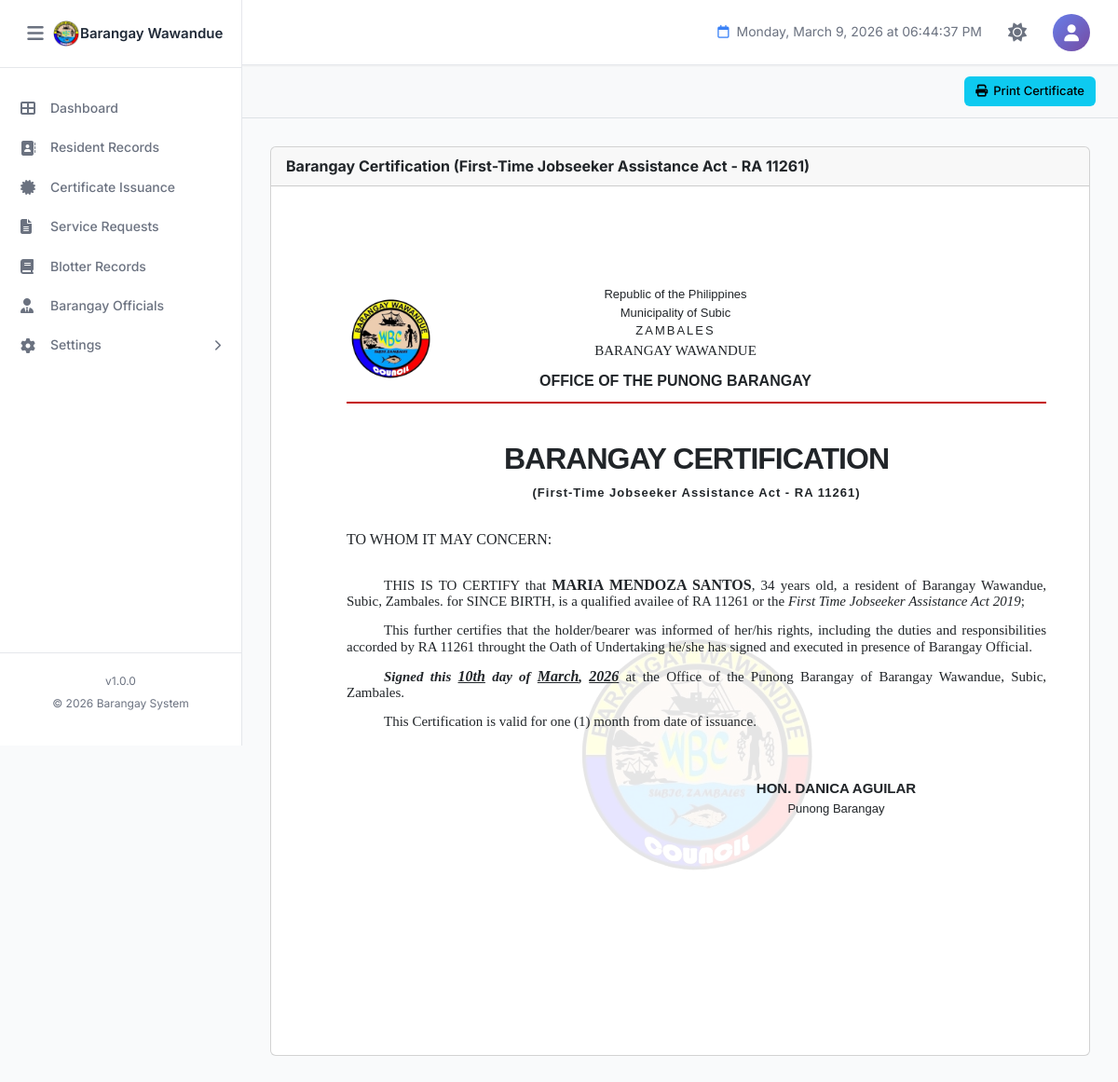
/certifications/certificate-ft-jobseeker-assistance.php?resident_id=13 (signed in), run on the app's committed database.
### tables this page shows
CREATE TABLE `barangay_info` (
  `id` int(11) NOT NULL,
  `province_name` varchar(100) NOT NULL DEFAULT 'Province Name',
  `town_name` varchar(100) NOT NULL DEFAULT 'Town/City Name',
  `barangay_name` varchar(100) NOT NULL DEFAULT 'Barangay Name',
  `contact_number` varchar(20) DEFAULT NULL,
  `dashboard_text` text DEFAULT NULL,
  `municipal_logo` varchar(255) DEFAULT NULL COMMENT 'Path to municipal/city logo',
  `barangay_logo` varchar(255) DEFAULT NULL COMMENT 'Path to barangay logo',
  `dashboard_image` varchar(255) DEFAULT NULL COMMENT 'Path to dashboard background image',
  `created_at` timestamp NOT NULL DEFAULT current_timestamp(),
  `updated_at` timestamp NOT NULL DEFAULT current_timestamp() ON UPDATE current_timestamp(),
  `updated_by` int(11) DEFAULT NULL COMMENT 'User ID who last updated',
  PRIMARY KEY (`id`),
  KEY `fk_barangay_info_user` (`updated_by`)
);

CREATE TABLE `residents` (
  `id` int(11) NOT NULL AUTO_INCREMENT,
  `resident_id` varchar(20) DEFAULT NULL COMMENT 'Auto-generated resident ID (Format: W-XXXXX)',
  `photo` varchar(255) DEFAULT NULL COMMENT 'Path to resident photo',
  `first_name` varchar(100) NOT NULL,
  `middle_name` varchar(100) DEFAULT NULL,
  `last_name` varchar(100) NOT NULL,
  `suffix` varchar(20) DEFAULT NULL COMMENT 'Jr., Sr., III, etc.',
  `sex` enum('Male','Female','Other') NOT NULL,
  `date_of_birth` date NOT NULL,
  `age` int(3) DEFAULT NULL COMMENT 'Calculated from date_of_birth',
  `place_of_birth` varchar(255) DEFAULT NULL,
  `religion` varchar(100) DEFAULT NULL,
  `ethnicity` enum('IPS','Non-IPS','') DEFAULT NULL COMMENT 'Indigenous People Status',
  `mobile_number` varchar(20) NOT NULL,
  `email` varchar(100) DEFAULT NULL,
  `current_address` text NOT NULL,
  `household_no` varchar(50) DEFAULT NULL,
  `household_contact` varchar(20) DEFAULT NULL,
  `purok` varchar(50) DEFAULT NULL,
  `civil_status` enum('Single','Married','Widowed','Separated','Divorced') NOT NULL,
  `spouse_name` varchar(255) DEFAULT NULL,
  `father_name` varchar(255) DEFAULT NULL,
  `mother_name` varchar(255) DEFAULT NULL,
  `number_of_children` int(2) DEFAULT 0,
  `household_head` varchar(255) DEFAULT NULL,
  `educational_attainment` varchar(100) DEFAULT NULL,
  `employment_status` varchar(50) DEFAULT NULL,
  `occupation` varchar(100) DEFAULT NULL,
  `monthly_income` varchar(50) DEFAULT NULL,
  `fourps_member` enum('Yes','No') DEFAULT 'No' COMMENT '4Ps Beneficiary',
  `fourps_id` varchar(50) DEFAULT NULL COMMENT '4Ps ID Number',
  `voter_status` enum('Yes','No','') DEFAULT NULL,
  `precinct_number` varchar(50) DEFAULT NULL,
  `pwd_status` enum('Yes','No') DEFAULT 'No' COMMENT 'Person with Disability',
  `senior_citizen` enum('Yes','No') DEFAULT 'No',
  `indigent` enum('Yes','No') DEFAULT 'No',
  `philhealth_id` varchar(50) DEFAULT NULL,
  `membership_type` enum('Member','Dependent','None','') DEFAULT NULL,
  `philhealth_category` varchar(100) DEFAULT NULL,
  `age_health_group` varchar(100) DEFAULT NULL,
  `medical_history` text DEFAULT NULL,
  `lmp_date` date DEFAULT NULL COMMENT 'Last Menstrual Period',
  `using_fp_method` enum('Yes','No','') DEFAULT NULL COMMENT 'Family Planning Method',
  `fp_methods_used` varchar(100) DEFAULT NULL COMMENT 'Family Planning Methods',
  `fp_status` varchar(50) DEFAULT NULL COMMENT 'Family Planning Status',
  `water_source_type` varchar(100) DEFAULT NULL,
  `toilet_facility_type` varchar(100) DEFAULT NULL,
  `remarks` text DEFAULT NULL,
  `verification_status` enum('Pending','Verified','Rejected') DEFAULT 'Pending' COMMENT 'Resident verification status',
  `verified_by` int(11) DEFAULT NULL COMMENT 'User ID who verified',
  `verified_at` datetime DEFAULT NULL COMMENT 'Verification timestamp',
  `rejection_reason` text DEFAULT NULL COMMENT 'Reason if rejected',
  `activity_status` enum('Active','Inactive','Deceased') DEFAULT 'Active' COMMENT 'Resident activity status',
  `status_changed_at` datetime DEFAULT NULL COMMENT 'When status was last changed',
  `status_changed_by` int(11) DEFAULT NULL COMMENT 'User ID who changed status',
  `status_remarks` text DEFAULT NULL COMMENT 'Remarks about status change',
  `created_at` timestamp NOT NULL DEFAULT current_timestamp(),
  `updated_at` timestamp NOT NULL DEFAULT current_timestamp() ON UPDATE current_timestamp(),
  `created_by` int(11) DEFAULT NULL COMMENT 'User ID who created the record',
  `updated_by` int(11) DEFAULT NULL COMMENT 'User ID who last updated',
  PRIMARY KEY (`id`),
  UNIQUE KEY `resident_id` (`resident_id`),
  KEY `idx_last_name` (`last_name`),
  KEY `idx_first_name` (`first_name`),
  KEY `idx_verification_status` (`verification_status`),
  KEY `idx_household_no` (`household_no`),
  KEY `idx_created_at` (`created_at`)
);

### certifications/certificate-ft-jobseeker-assistance.php (the view, shortened to what the rows shown need)
<?php
require_once '../config.php';
try {
    $pdo = new PDO(
        "mysql:host=" . DB_HOST . ";dbname=" . DB_NAME . ";charset=utf8mb4",
        DB_USER,
        DB_PASS,
        [
            PDO::ATTR_ERRMODE            => PDO::ERRMODE_EXCEPTION,
            PDO::ATTR_DEFAULT_FETCH_MODE => PDO::FETCH_ASSOC,
            PDO::ATTR_EMULATE_PREPARES   => false
        ]
    );
} catch (PDOException $e) {
    die("Database connection failed: " . $e->getMessage());
}
$resident_id = isset($_GET['resident_id']) ? intval($_GET['resident_id']) : 0;
$cert_date   = isset($_GET['date'])        ? $_GET['date']                : date('Y-m-d');
$resident = null;
try {
    $stmt = $pdo->prepare("
        SELECT id, first_name, middle_name, last_name, suffix, civil_status,
               date_of_birth,
               TIMESTAMPDIFF(YEAR, date_of_birth, CURDATE()) AS age
        FROM residents
        WHERE id = ?
        LIMIT 1
    ");
    $stmt->execute([$resident_id]);
    $row = $stmt->fetch();
    if ($row) {
        $resident = [
            'firstname'  => $row['first_name'],
            'middlename' => $row['middle_name'],
            'lastname'   => $row['last_name'],
            'suffix'     => $row['suffix'],
            'civil_status' => $row['civil_status'],
            'birthdate'  => $row['date_of_birth'],
            'age'        => $row['age'],
        ];
    }
} catch (PDOException $e) {
    error_log("Error fetching resident: " . $e->getMessage());
}
$province   = 'Province';
$town       = 'Municipality';
$brgy       = 'Barangay';
try {
    $biStmt = $pdo->query("SELECT * FROM barangay_info WHERE id = 1 LIMIT 1");
    $bi = $biStmt->fetch();
    if ($bi) {
        $province  = $bi['province_name']  ?? 'Province';
        $town      = $bi['town_name']      ?? 'Municipality';
        $brgy      = $bi['barangay_name']  ?? 'Barangay';
    }
} catch (PDOException $e) {
    error_log("Error fetching barangay info: " . $e->getMessage());
}
$residentFullName = ucwords(trim(
    $resident['firstname'] . ' ' .
    ($resident['middlename'] ? $resident['middlename'] . ' ' : '') .
    $resident['lastname'] .
    ($resident['suffix'] ? ' ' . $resident['suffix'] : '')
));
$certDateObj  = !empty($cert_date) ? new DateTime($cert_date) : new DateTime();
$yearNum      = date('Y',   $certDateObj->getTimestamp());
?>
<!DOCTYPE html>
<html lang="en">
<head>
    <link rel="stylesheet" href="../assets/bootstrap/css/bootstrap.min.css">
    <link rel="stylesheet" href="https://cdnjs.cloudflare.com/ajax/libs/font-awesome/6.4.0/css/all.min.css">
    <link rel="stylesheet" href="../assets/css/style.css">
</head>
<body>
    <?php include '../components/sidebar.php'; ?>
    <main class="main-content">
        <div class="dashboard-content">
            <div class="card">
                <div class="card-body" id="printThis">
                    <div class="cert-page">
                        <div class="cert-header">
                            <div class="header-center">
                                <p>Republic of the Philippines</p>
                                <p>Municipality of <?= ucwords($town) ?></p>
                                <p style="letter-spacing: 2px;"><?= strtoupper($province) ?></p>
                                <p class="brgy-name"><?= strtoupper($brgy) ?></p>
                                <p class="office-name">OFFICE OF THE PUNONG BARANGAY</p>
                            </div>
                        </div>
                        <div class="cert-title">
                        <h2>BARANGAY CERTIFICATION</h2>
                        </div>
                        <div class="cert-content-area">
                            <div class="cert-body">
                                <div class="cert-body-content">
                                    <p class="text-indent">
                                        THIS IS TO CERTIFY that
                                        <span class="bold"><?= strtoupper($residentFullName) ?></span>,
                                        <span><?= ucwords($resident['age']) ?></span> years old,
                                        a resident of
                                        <span><?= ucwords($brgy) ?></span>,
                                        <span><?= ucwords($town) ?></span>,
                                        <span><?= ucwords($province) ?>.</span>
                                        for SINCE BIRTH, is a qualified availee of RA 11261 or the <i>First Time Jobseeker Assistance Act 2019</i>;
                                    </p>
                                    <p class="text-indent">
                                        <i><strong>Signed this
                                        <span class="underline-val"><?= $yearNum ?></span></strong></i>
                                        at the Office of the Punong Barangay of
                                         <span><?= ucwords($brgy) ?></span>,
                                        <span><?= ucwords($town) ?></span>,
                                        <span><?= ucwords($province) ?>.</span>
                                    </p>
                                    </div>
                                </div>
                            </div>
                        </div>
                    </div>
                </div>
            </div>
    </main>
</body>
</html>

### components/sidebar.php (shortened to what the rows shown need)
<?php
$sidebar_brgy_name = 'BIS';
$sidebar_brgy_logo = 'assets/images/logo.png';
if (isset($conn)) {
    $s_stmt = $conn->prepare("SELECT barangay_name, barangay_logo FROM barangay_info WHERE id = 1 LIMIT 1");
    if ($s_stmt) {
        $s_stmt->execute();
        $s_result = $s_stmt->get_result();
        if ($s_result->num_rows > 0) {
            $s_row = $s_result->fetch_assoc();
            if (!empty($s_row['barangay_name'])) $sidebar_brgy_name = $s_row['barangay_name'];
            if (!empty($s_row['barangay_logo']))  $sidebar_brgy_logo = $s_row['barangay_logo'];
        }
    }
}
if (!file_exists($sidebar_brgy_logo) && file_exists('../' . $sidebar_brgy_logo)) {
    $sidebar_brgy_logo = '../' . $sidebar_brgy_logo;
}
?>
<aside class="sidebar" id="sidebar">
    <div class="sidebar-header">
        <div class="sidebar-brand" style="display:flex;align-items:center;overflow:hidden;">
            <img src="<?php echo htmlspecialchars($sidebar_brgy_logo); ?>" alt="Logo"
                 style="width:30px;height:30px;object-fit:contain;">
            <h2 class="sidebar-title" style="font-size:15px;margin:0;white-space:nowrap;">
                <?php echo htmlspecialchars($sidebar_brgy_name); ?>
            </h2>
        </div>
    </div>
</aside>

### data on the page
barangay_info: barangay_name "Barangay Wawandue", town_name "Subic", province_name "ZAMBALES", barangay_name "BARANGAY WAWANDUE", province_name "Zambales"
residents: residentFullName "MARIA MENDOZA SANTOS"

### other printed values
SITE_VERSION "1.0.0"
SITE_YEAR "2026"
$resident['age'] "34"
$dayOrdinal "10th"
$monthName "March"
$yearNum "2026"
$captain['name'] "DANICA AGUILAR"
